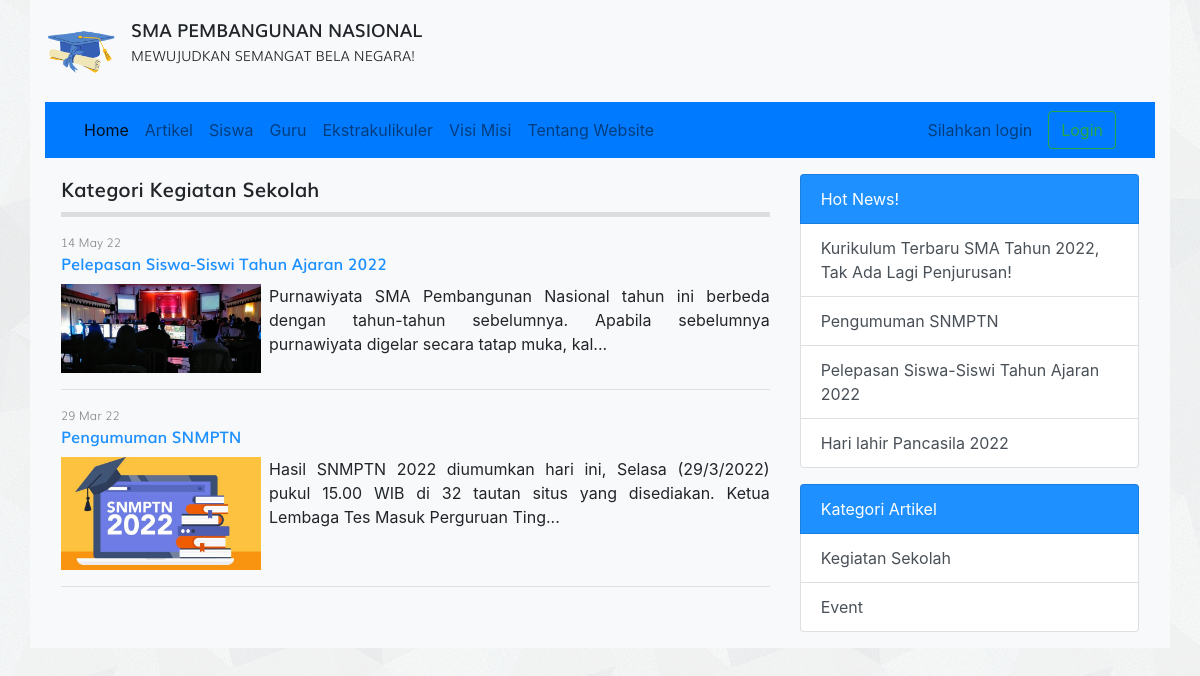
The page /kategori.php?id=3 on the database its author committed.
### tables this page shows
CREATE TABLE `tbl_kategori_artikel` (
  `id` int(11) NOT NULL,
  `nama_kategori` varchar(30) DEFAULT NULL
);

CREATE TABLE `tbl_artikel` (
  `id` int(11) NOT NULL,
  `judul` varchar(255) DEFAULT NULL,
  `isi` text DEFAULT NULL,
  `tanggal` date DEFAULT NULL,
  `foto` varchar(100) DEFAULT NULL,
  `id_kategori` int(11) DEFAULT NULL
);

### kategori.php (the view, shortened to what this page needs)
<?php
require_once 'koneksi.php';
$id = $_GET['id'];
$query = mysqli_query($koneksi, "SELECT * FROM tbl_artikel WHERE id_kategori = $id");
$query_kategori_artikel = mysqli_query($koneksi, "SELECT nama_kategori FROM tbl_kategori_artikel WHERE id = $id");
$kategori_artikel = mysqli_fetch_assoc($query_kategori_artikel);
?>
<!DOCTYPE html>
<html>
<head>
	<link rel="stylesheet" href="resources/fonts/stylesheet.css">
	<link rel="stylesheet" href="resources/css/bootstrap.min.css">
	<link rel="stylesheet" href="resources/css/style.css">
</head>
<body>
	<div class="container bg-light">
		<div class="logo clearfix">
			<div class="float-left mt-3 mb-3">
				<img src="resources/images/logo.png" alt="Logo Sekolah" width="70px" class="float-left mr-3">
				<div class="text float-right">
					<span class="sma">SMA PEMBANGUNAN NASIONAL</span><br>
					<span class="visi">MEWUJUDKAN SEMANGAT BELA NEGARA!</span>
				</div>
			</div>
		</div>
		<?php require_once 'navbar.php'; ?>
		<div class="row p-3">
			<div class="col-md-8">
				<div class="title mb-3">
					Kategori <?= $kategori_artikel['nama_kategori'] ?>
				</div>
				<?php while($artikel = mysqli_fetch_assoc($query)) : ?>
				<div class="artikel">
					<div class="info">
						<div class="post mb-2">
							<span class="tgl"><?= date('d M y', strtotime($artikel['tanggal'])) ?></span>
							<span class="judul"><a href="detail_artikel.php?id=<?= $artikel['id'] ?>"><?= $artikel['judul'] ?></a></span>
						</div>
					</div>
					<div class="detail">
						<div class="clearfix" style="text-align: justify;">
							<img src="images/artikel/<?= $artikel['foto'] ?>" alt="" width="200px" class="float-left mr-2">
							<?= substr($artikel['isi'], 0, 150) . '...' ?>
						</div>
					</div>
					<hr>
				</div>
				<?php endwhile; ?>
			</div>
			<?php require_once 'sidebar.php'; ?>
</body>
</html>

### sidebar.php
<?php
$query_artikel_terbaru = mysqli_query($koneksi, "SELECT * FROM tbl_artikel ORDER BY tanggal ASC LIMIT 4");
$query_kategori_artikel= mysqli_query($koneksi, "SELECT * FROM tbl_kategori_artikel LIMIT 4");
?>
<div class="col-sm-4">
	<div class="list-group">
		<span class="list-group-item text-white" style="background-color: #1E90FF">Hot News!</span>
		<?php while($artikel_terbaru = mysqli_fetch_assoc($query_artikel_terbaru)) : ?>
			<a href="detail_artikel.php?id=<?= $artikel_terbaru['id'] ?>" class="list-group-item list-group-item-action"><?= $artikel_terbaru['judul'] ?></a>
		<?php endwhile; ?>
	</div>
	<div class="list-group">
		<span class="list-group-item text-white mt-3" style="background-color: #1E90FF">Kategori Artikel</span>
		<?php while($kategori_artikel = mysqli_fetch_assoc($query_kategori_artikel)) : ?>
			<a href="kategori.php?id=<?= $kategori_artikel['id'] ?>" class="list-group-item list-group-item-action"><?= $kategori_artikel['nama_kategori'] ?></a>
		<?php endwhile; ?>
	</div>
</div>

### resources/css/style.css (style rules this page uses)
body { background-image: url('../images/bg_all.jpg'); }
.sma { font-family: 'mulisemibold'; font-size: 18px; }
.visi { font-family: 'mulilight'; font-size: 14px; }
.title { font-family: 'mulisemibold'; font-size: 20px; padding-bottom: 7.5px; border-bottom: 5px solid #ddd }
span.tgl { font-size: 12px; font-family: 'mulilight'; color: #888; display: block; }
span.judul a { text-decoration: none; font-size: 16px; font-family: 'mulisemibold'; color: #1E90FF; display: inline-block; transition: .35s; }

### rows shown on the page
tbl_kategori_artikel: nama_kategori "Kegiatan Sekolah"
tbl_artikel: tanggal "14 May 22", judul "Pelepasan Siswa-Siswi Tahun Ajaran 2022", foto (picture), isi "Purnawiyata SMA Pembangunan Nasional tahun ini berbeda dengan tahun-tahun sebelumnya. Apabila sebelumnya purnawiyata digelar secara tatap muka, kal"
tbl_artikel: tanggal "29 Mar 22", judul "Pengumuman SNMPTN", foto (picture), isi "Hasil SNMPTN 2022 diumumkan hari ini, Selasa (29/3/2022) pukul 15.00 WIB di 32 tautan situs yang disediakan. Ketua Lembaga Tes Masuk Perguruan Ting"
tbl_artikel: judul "Kurikulum Terbaru SMA Tahun 2022, Tak Ada Lagi Penjurusan!"
tbl_artikel: judul "Hari lahir Pancasila 2022"
tbl_kategori_artikel: nama_kategori "Event"
